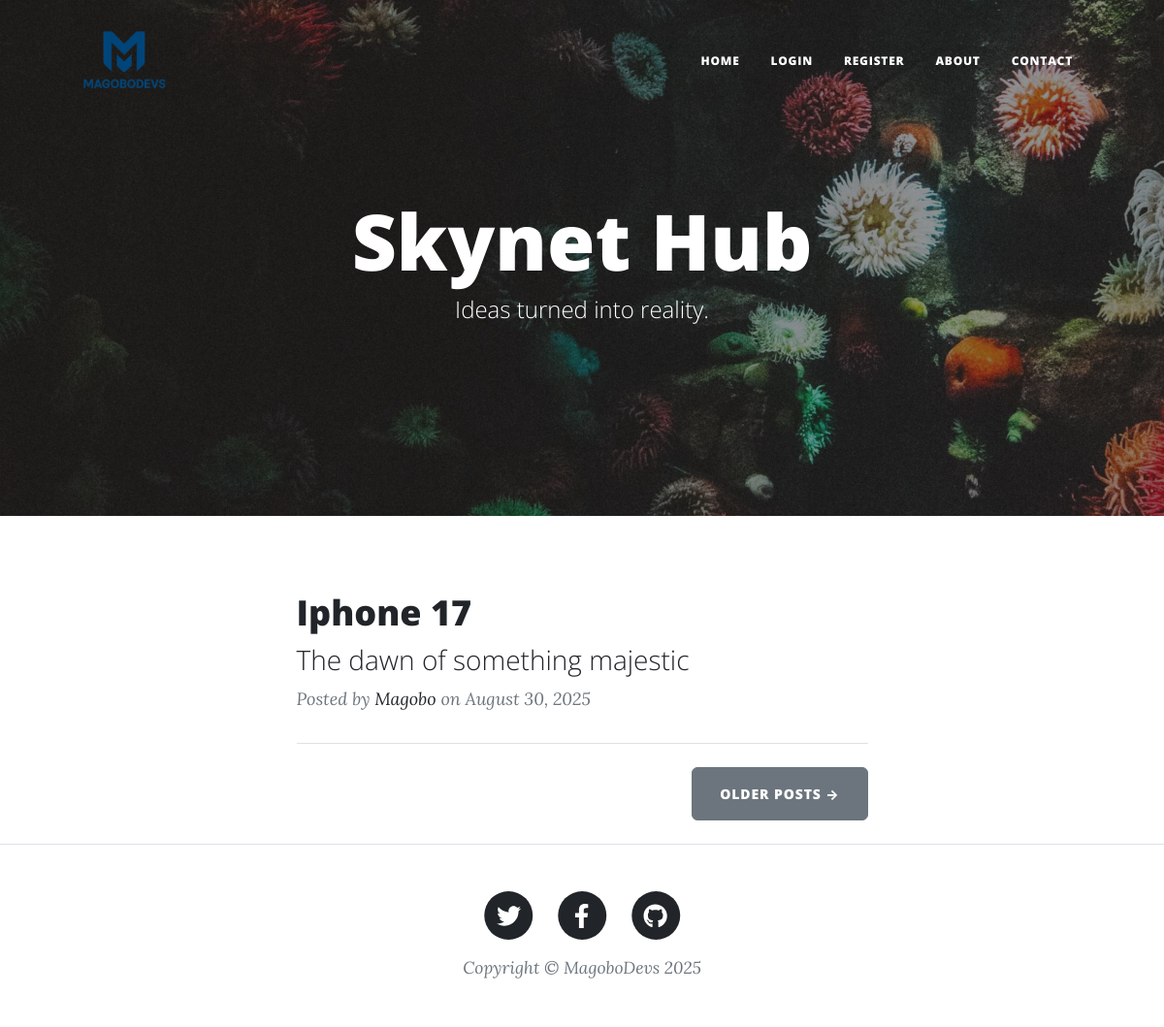
The page / on the database its author committed.
### main.py (models this page shows)
class BlogPost(db.Model):
    __tablename__ = "blog_posts"
    id: Mapped[int] = mapped_column(Integer, primary_key=True)
    author_id: Mapped[int] = mapped_column(Integer, db.ForeignKey("users.id"))
    title: Mapped[str] = mapped_column(String(250), unique=True, nullable=False)
    subtitle: Mapped[str] = mapped_column(String(250), nullable=False)
    date: Mapped[str] = mapped_column(String(250), nullable=False)
    body: Mapped[str] = mapped_column(Text, nullable=False)
    author: Mapped[str] = mapped_column(String(250), nullable=False)
    img_url: Mapped[str] = mapped_column(String(250), nullable=False)
    author = relationship("User", back_populates="posts")
    comments = relationship("Comment", back_populates="parent_post")

class User(db.Model):
    __tablename__ = "users"
    id: Mapped[int] = mapped_column(Integer, primary_key=True)
    email: Mapped[str] = mapped_column(String(250), unique=True, nullable=False)
    name: Mapped[str] = mapped_column(String(250), nullable=False)
    password: Mapped[str] = mapped_column(String(250), nullable=False)
    posts = relationship("BlogPost", back_populates="author")
    comments = relationship("Comment", back_populates="comment_author")

### main.py (the view)
@app.route('/')
def get_all_posts():
    result = db.session.execute(db.select(BlogPost))
    posts = result.scalars().all()
    return render_template("index.html", all_posts=posts, current_user=current_user)

### templates/index.html (shortened to what this page needs)
{% include "header.html" %}
<header
  class="masthead"
  style="background-image: url('../static/assets/img/home-bg.jpg')"
>
  <div class="container position-relative px-4 px-lg-5">
    <div class="row gx-4 gx-lg-5 justify-content-center">
      <div class="col-md-10 col-lg-8 col-xl-7">
        <div class="site-heading">
          <h1>Skynet Hub</h1>
          <span class="subheading">Ideas turned into reality.</span>
        </div>
      </div>
    </div>
  </div>
</header>
<div class="container px-4 px-lg-5">
  <div class="row gx-4 gx-lg-5 justify-content-center">
    <div class="col-md-10 col-lg-8 col-xl-7">
      {% for post in all_posts %}
      <div class="post-preview">
        <a href="{{ url_for('show_post', post_id=post.id) }}">
          <h2 class="post-title">{{ post.title }}</h2>
          <h3 class="post-subtitle">{{ post.subtitle }}</h3>
        </a>
        <p class="post-meta">
          Posted by
          <a href="#">{{post.author.name}}</a>
          on {{post.date}}
        </p>
      </div>
      <hr class="my-4" />
      {% endfor %}
      <div class="d-flex justify-content-end mb-4">
        <a class="btn btn-secondary text-uppercase" href="#!">Older Posts →</a>
      </div>
    </div>
  </div>
</div>
{% include "footer.html" %}

### rows shown on the page
BlogPost: title "Iphone 17", subtitle "The dawn of something majestic", author.name "Magobo", date "August 30, 2025"
